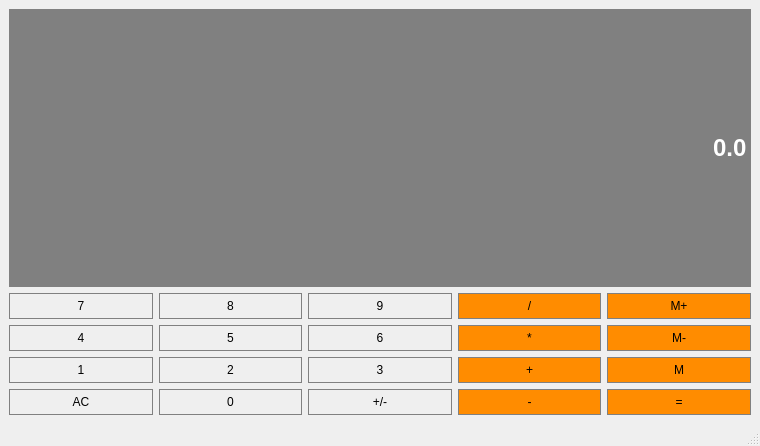
<?xml version="1.0" encoding="UTF-8"?>
<ui version="4.0">
 <class>Calculator</class>
 <widget class="QMainWindow" name="Calculator">
  <property name="geometry">
   <rect>
    <x>0</x>
    <y>0</y>
    <width>760</width>
    <height>446</height>
   </rect>
  </property>
  <property name="windowTitle">
   <string>Calculator</string>
  </property>
  <widget class="QWidget" name="centralwidget">
   <layout class="QGridLayout" name="gridLayout">
    <item row="4" column="1">
     <widget class="QPushButton" name="Button0">
      <property name="sizePolicy">
       <sizepolicy hsizetype="Preferred" vsizetype="Preferred">
        <horstretch>0</horstretch>
        <verstretch>0</verstretch>
       </sizepolicy>
      </property>
      <property name="styleSheet">
       <string notr="true">QPushButton{
background-color: #COCOCO;
border: 1px solid grey;
padding: 5px;
}
QPushButton:pressed{
background-color: #A9A9A9;
border: 1px solid grey;
padding: 5px;
}</string>
      </property>
      <property name="text">
       <string>0</string>
      </property>
     </widget>
    </item>
    <item row="4" column="4">
     <widget class="QPushButton" name="Equals">
      <property name="sizePolicy">
       <sizepolicy hsizetype="Preferred" vsizetype="Preferred">
        <horstretch>0</horstretch>
        <verstretch>0</verstretch>
       </sizepolicy>
      </property>
      <property name="styleSheet">
       <string notr="true">QPushButton{
background-color: #FF8C00;
border: 1px solid grey;
padding: 5px;
}
QPushButton:pressed{
background-color: #A9A9A9;
border: 1px solid grey;
padding: 5px;
}</string>
      </property>
      <property name="text">
       <string>=</string>
      </property>
     </widget>
    </item>
    <item row="1" column="2">
     <widget class="QPushButton" name="Button9">
      <property name="sizePolicy">
       <sizepolicy hsizetype="Preferred" vsizetype="Preferred">
        <horstretch>0</horstretch>
        <verstretch>0</verstretch>
       </sizepolicy>
      </property>
      <property name="styleSheet">
       <string notr="true">QPushButton{
background-color: #COCOCO;
border: 1px solid grey;
padding: 5px;
}
QPushButton:pressed{
background-color: #A9A9A9;
border: 1px solid grey;
padding: 5px;
}</string>
      </property>
      <property name="text">
       <string>9</string>
      </property>
     </widget>
    </item>
    <item row="2" column="3">
     <widget class="QPushButton" name="Multiply">
      <property name="sizePolicy">
       <sizepolicy hsizetype="Preferred" vsizetype="Preferred">
        <horstretch>0</horstretch>
        <verstretch>0</verstretch>
       </sizepolicy>
      </property>
      <property name="styleSheet">
       <string notr="true">QPushButton{
background-color: #FF8C00;
border: 1px solid grey;
padding: 5px;
}
QPushButton:pressed{
background-color: #A9A9A9;
border: 1px solid grey;
padding: 5px;
}</string>
      </property>
      <property name="text">
       <string>*</string>
      </property>
     </widget>
    </item>
    <item row="2" column="0">
     <widget class="QPushButton" name="Button4">
      <property name="sizePolicy">
       <sizepolicy hsizetype="Preferred" vsizetype="Preferred">
        <horstretch>0</horstretch>
        <verstretch>0</verstretch>
       </sizepolicy>
      </property>
      <property name="styleSheet">
       <string notr="true">QPushButton{
background-color: #COCOCO;
border: 1px solid grey;
padding: 5px;
}
QPushButton:pressed{
background-color: #A9A9A9;
border: 1px solid grey;
padding: 5px;
}</string>
      </property>
      <property name="text">
       <string>4</string>
      </property>
     </widget>
    </item>
    <item row="3" column="1">
     <widget class="QPushButton" name="Button2">
      <property name="sizePolicy">
       <sizepolicy hsizetype="Preferred" vsizetype="Preferred">
        <horstretch>0</horstretch>
        <verstretch>0</verstretch>
       </sizepolicy>
      </property>
      <property name="styleSheet">
       <string notr="true">QPushButton{
background-color: #COCOCO;
border: 1px solid grey;
padding: 5px;
}
QPushButton:pressed{
background-color: #A9A9A9;
border: 1px solid grey;
padding: 5px;
}</string>
      </property>
      <property name="text">
       <string>2</string>
      </property>
     </widget>
    </item>
    <item row="2" column="2">
     <widget class="QPushButton" name="Button6">
      <property name="sizePolicy">
       <sizepolicy hsizetype="Preferred" vsizetype="Preferred">
        <horstretch>0</horstretch>
        <verstretch>0</verstretch>
       </sizepolicy>
      </property>
      <property name="styleSheet">
       <string notr="true">QPushButton{
background-color: #COCOCO;
border: 1px solid grey;
padding: 5px;
}
QPushButton:pressed{
background-color: #A9A9A9;
border: 1px solid grey;
padding: 5px;
}</string>
      </property>
      <property name="text">
       <string>6</string>
      </property>
     </widget>
    </item>
    <item row="4" column="2">
     <widget class="QPushButton" name="Changesign">
      <property name="sizePolicy">
       <sizepolicy hsizetype="Preferred" vsizetype="Preferred">
        <horstretch>0</horstretch>
        <verstretch>0</verstretch>
       </sizepolicy>
      </property>
      <property name="styleSheet">
       <string notr="true">QPushButton{
background-color: #COCOCO;
border: 1px solid grey;
padding: 5px;
}
QPushButton:pressed{
background-color: #A9A9A9;
border: 1px solid grey;
padding: 5px;
}</string>
      </property>
      <property name="text">
       <string>+/-</string>
      </property>
     </widget>
    </item>
    <item row="1" column="4">
     <widget class="QPushButton" name="MemAdd">
      <property name="sizePolicy">
       <sizepolicy hsizetype="Preferred" vsizetype="Preferred">
        <horstretch>0</horstretch>
        <verstretch>0</verstretch>
       </sizepolicy>
      </property>
      <property name="styleSheet">
       <string notr="true">QPushButton{
background-color: #FF8C00;
border: 1px solid grey;
padding: 5px;
}
QPushButton:pressed{
background-color: #A9A9A9;
border: 1px solid grey;
padding: 5px;
}</string>
      </property>
      <property name="text">
       <string>M+</string>
      </property>
     </widget>
    </item>
    <item row="4" column="0">
     <widget class="QPushButton" name="Clear">
      <property name="sizePolicy">
       <sizepolicy hsizetype="Preferred" vsizetype="Preferred">
        <horstretch>0</horstretch>
        <verstretch>0</verstretch>
       </sizepolicy>
      </property>
      <property name="styleSheet">
       <string notr="true">QPushButton{
background-color: #COCOCO;
border: 1px solid grey;
padding: 5px;
}
QPushButton:pressed{
background-color: #A9A9A9;
border: 1px solid grey;
padding: 5px;
}</string>
      </property>
      <property name="text">
       <string>AC</string>
      </property>
     </widget>
    </item>
    <item row="2" column="1">
     <widget class="QPushButton" name="Button5">
      <property name="sizePolicy">
       <sizepolicy hsizetype="Preferred" vsizetype="Preferred">
        <horstretch>0</horstretch>
        <verstretch>0</verstretch>
       </sizepolicy>
      </property>
      <property name="styleSheet">
       <string notr="true">QPushButton{
background-color: #COCOCO;
border: 1px solid grey;
padding: 5px;
}
QPushButton:pressed{
background-color: #A9A9A9;
border: 1px solid grey;
padding: 5px;
}</string>
      </property>
      <property name="text">
       <string>5</string>
      </property>
     </widget>
    </item>
    <item row="3" column="3">
     <widget class="QPushButton" name="AddButton">
      <property name="sizePolicy">
       <sizepolicy hsizetype="Preferred" vsizetype="Preferred">
        <horstretch>0</horstretch>
        <verstretch>0</verstretch>
       </sizepolicy>
      </property>
      <property name="styleSheet">
       <string notr="true">QPushButton{
background-color: #FF8C00;
border: 1px solid grey;
padding: 5px;
}
QPushButton:pressed{
background-color: #A9A9A9;
border: 1px solid grey;
padding: 5px;
}</string>
      </property>
      <property name="text">
       <string>+</string>
      </property>
     </widget>
    </item>
    <item row="1" column="0">
     <widget class="QPushButton" name="Button7">
      <property name="sizePolicy">
       <sizepolicy hsizetype="Preferred" vsizetype="Preferred">
        <horstretch>0</horstretch>
        <verstretch>0</verstretch>
       </sizepolicy>
      </property>
      <property name="styleSheet">
       <string notr="true">QPushButton{
background-color: #COCOCO;
border: 1px solid grey;
padding: 5px;
}
QPushButton:pressed{
background-color: #A9A9A9;
border: 1px solid grey;
padding: 5px;
}</string>
      </property>
      <property name="text">
       <string>7</string>
      </property>
     </widget>
    </item>
    <item row="4" column="3">
     <widget class="QPushButton" name="Subtract">
      <property name="sizePolicy">
       <sizepolicy hsizetype="Preferred" vsizetype="Preferred">
        <horstretch>0</horstretch>
        <verstretch>0</verstretch>
       </sizepolicy>
      </property>
      <property name="styleSheet">
       <string notr="true">QPushButton{
background-color: #FF8C00;
border: 1px solid grey;
padding: 5px;
}
QPushButton:pressed{
background-color: #A9A9A9;
border: 1px solid grey;
padding: 5px;
}</string>
      </property>
      <property name="text">
       <string>-</string>
      </property>
     </widget>
    </item>
    <item row="2" column="4">
     <widget class="QPushButton" name="MemClear">
      <property name="sizePolicy">
       <sizepolicy hsizetype="Preferred" vsizetype="Preferred">
        <horstretch>0</horstretch>
        <verstretch>0</verstretch>
       </sizepolicy>
      </property>
      <property name="styleSheet">
       <string notr="true">QPushButton{
background-color: #FF8C00;
border: 1px solid grey;
padding: 5px;
}
QPushButton:pressed{
background-color: #A9A9A9;
border: 1px solid grey;
padding: 5px;
}</string>
      </property>
      <property name="text">
       <string>M-</string>
      </property>
     </widget>
    </item>
    <item row="1" column="1">
     <widget class="QPushButton" name="Button8">
      <property name="sizePolicy">
       <sizepolicy hsizetype="Preferred" vsizetype="Preferred">
        <horstretch>0</horstretch>
        <verstretch>0</verstretch>
       </sizepolicy>
      </property>
      <property name="styleSheet">
       <string notr="true">QPushButton{
background-color: #COCOCO;
border: 1px solid grey;
padding: 5px;
}
QPushButton:pressed{
background-color: #A9A9A9;
border: 1px solid grey;
padding: 5px;
}</string>
      </property>
      <property name="text">
       <string>8</string>
      </property>
     </widget>
    </item>
    <item row="1" column="3">
     <widget class="QPushButton" name="Divide">
      <property name="sizePolicy">
       <sizepolicy hsizetype="Preferred" vsizetype="Preferred">
        <horstretch>0</horstretch>
        <verstretch>0</verstretch>
       </sizepolicy>
      </property>
      <property name="styleSheet">
       <string notr="true">QPushButton{
background-color: #FF8C00;
border: 1px solid grey;
padding: 5px;
}
QPushButton:pressed{
background-color: #A9A9A9;
border: 1px solid grey;
padding: 5px;
}</string>
      </property>
      <property name="text">
       <string>/</string>
      </property>
     </widget>
    </item>
    <item row="3" column="2">
     <widget class="QPushButton" name="Button3">
      <property name="sizePolicy">
       <sizepolicy hsizetype="Preferred" vsizetype="Preferred">
        <horstretch>0</horstretch>
        <verstretch>0</verstretch>
       </sizepolicy>
      </property>
      <property name="styleSheet">
       <string notr="true">QPushButton{
background-color: #COCOCO;
border: 1px solid grey;
padding: 5px;
}
QPushButton:pressed{
background-color: #A9A9A9;
border: 1px solid grey;
padding: 5px;
}</string>
      </property>
      <property name="text">
       <string>3</string>
      </property>
     </widget>
    </item>
    <item row="3" column="0">
     <widget class="QPushButton" name="Button1">
      <property name="sizePolicy">
       <sizepolicy hsizetype="Preferred" vsizetype="Preferred">
        <horstretch>0</horstretch>
        <verstretch>0</verstretch>
       </sizepolicy>
      </property>
      <property name="styleSheet">
       <string notr="true">QPushButton{
background-color: #COCOCO;
border: 1px solid grey;
padding: 5px;
}
QPushButton:pressed{
background-color: #A9A9A9;
border: 1px solid grey;
padding: 5px;
}</string>
      </property>
      <property name="text">
       <string>1</string>
      </property>
     </widget>
    </item>
    <item row="3" column="4">
     <widget class="QPushButton" name="MemGet">
      <property name="sizePolicy">
       <sizepolicy hsizetype="Preferred" vsizetype="Preferred">
        <horstretch>0</horstretch>
        <verstretch>0</verstretch>
       </sizepolicy>
      </property>
      <property name="styleSheet">
       <string notr="true">QPushButton{
background-color: #FF8C00;
border: 1px solid grey;
padding: 5px;
}
QPushButton:pressed{
background-color: #A9A9A9;
border: 1px solid grey;
padding: 5px;
}</string>
      </property>
      <property name="text">
       <string>M</string>
      </property>
     </widget>
    </item>
    <item row="0" column="0" colspan="5">
     <widget class="QLineEdit" name="Display">
      <property name="sizePolicy">
       <sizepolicy hsizetype="Preferred" vsizetype="Expanding">
        <horstretch>0</horstretch>
        <verstretch>0</verstretch>
       </sizepolicy>
      </property>
      <property name="font">
       <font>
        <family>Arial</family>
        <pointsize>18</pointsize>
        <weight>75</weight>
        <bold>true</bold>
       </font>
      </property>
      <property name="styleSheet">
       <string notr="true">QLineEdit{
background-color: gray;
border: 1px solid gray;
color: #ffffff;
}</string>
      </property>
      <property name="text">
       <string>0.0</string>
      </property>
      <property name="alignment">
       <set>Qt::AlignRight|Qt::AlignTrailing|Qt::AlignVCenter</set>
      </property>
     </widget>
    </item>
   </layout>
  </widget>
  <widget class="QMenuBar" name="menubar">
   <property name="geometry">
    <rect>
     <x>0</x>
     <y>0</y>
     <width>760</width>
     <height>26</height>
    </rect>
   </property>
  </widget>
  <widget class="QStatusBar" name="statusbar"/>
 </widget>
 <resources/>
 <connections/>
</ui>
